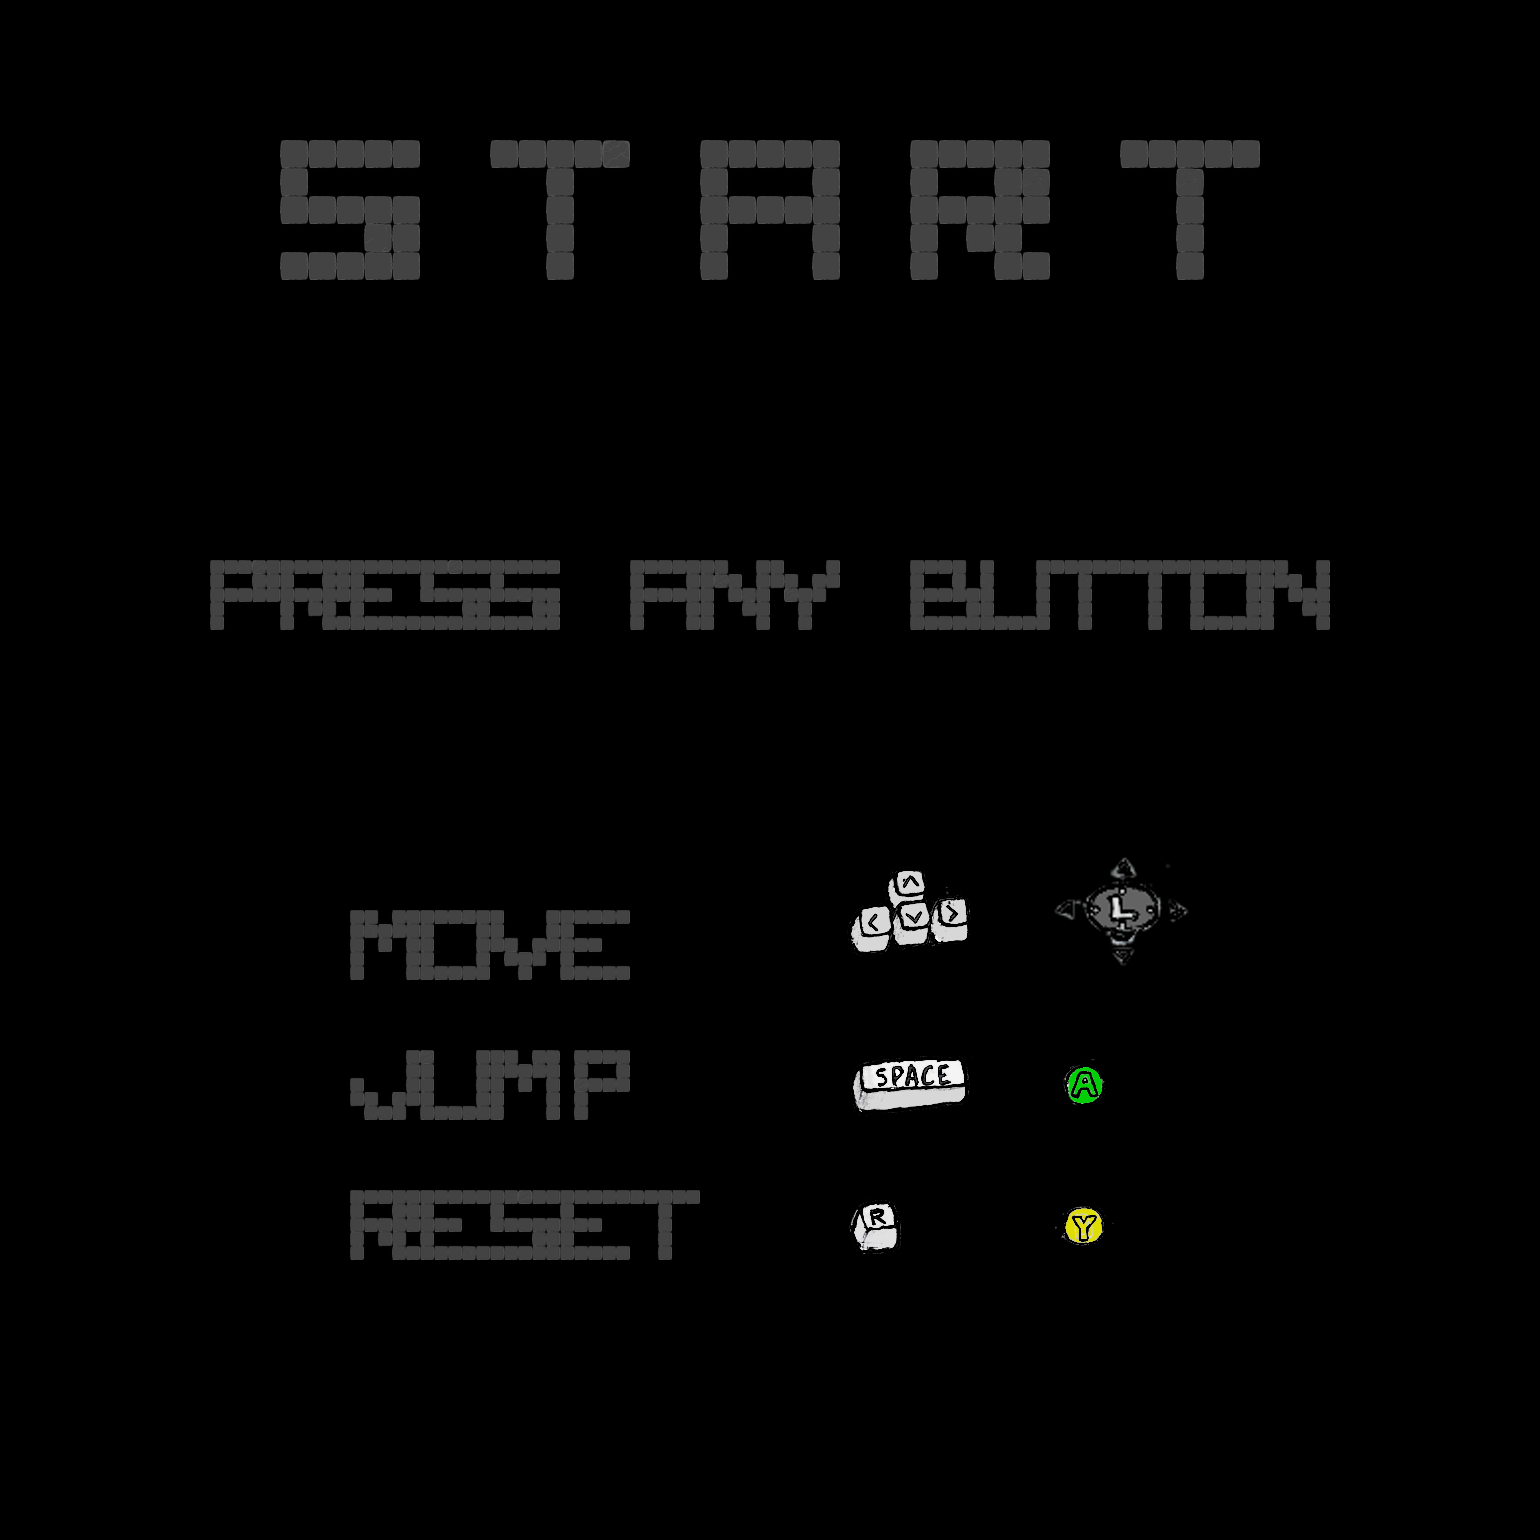

Rendered tile map (Tiled .tmx) drawn with the repository's tilesets; below, a short description and the full map source, tile grids included:
An orthogonal 22x22 tile map with 70x70 px tiles, 1 tile layer (Tile Layer 1), 3 tilesets.

<map version="1.0" orientation="orthogonal" renderorder="right-down" width="22" height="22" tilewidth="70" tileheight="70" nextobjectid="1">
 <tileset firstgid="1" name="text" tilewidth="70" tileheight="70" spacing="14" margin="14" tilecount="81">
  <image source="../gfx/gui/text.png" width="770" height="770" />
 </tileset>
 <tileset firstgid="82" name="text-medium" tilewidth="140" tileheight="140" spacing="28" margin="28" tilecount="81">
  <image source="../gfx/gui/text-medium.png" width="1540" height="1540" />
 </tileset>
 <tileset firstgid="163" name="buttons-sheet" tilewidth="70" tileheight="70" margin="10" tilecount="25">
  <image source="../gfx/gui/buttons-sheet.png" width="370" height="370" />
 </tileset>
 <layer name="Tile Layer 1" width="22" height="22">
  <data encoding="csv">
0,0,0,0,0,0,0,0,0,0,0,0,0,0,0,0,0,0,0,0,0,0,
0,0,0,0,0,0,0,0,0,0,0,0,0,0,0,0,0,0,0,0,0,0,
0,0,0,0,0,0,0,0,0,0,0,0,0,0,0,0,0,0,0,0,0,0,
0,0,0,0,82,0,0,83,0,0,84,0,0,85,0,0,86,0,0,0,0,0,
0,0,0,0,0,0,0,0,0,0,0,0,0,0,0,0,0,0,0,0,0,0,
0,0,0,0,0,0,0,0,0,0,0,0,0,0,0,0,0,0,0,0,0,0,
0,0,0,0,0,0,0,0,0,0,0,0,0,0,0,0,0,0,0,0,0,0,
0,0,0,0,0,0,0,0,0,0,0,0,0,0,0,0,0,0,0,0,0,0,
0,0,0,19,46,47,48,69,0,20,12,55,0,56,13,5,50,29,78,0,0,0,
0,0,0,0,0,0,0,0,0,0,0,0,0,0,0,0,0,0,0,0,0,0,
0,0,0,0,0,0,0,0,0,0,0,0,0,0,0,0,0,0,0,0,0,0,
0,0,0,0,0,0,0,0,0,0,0,0,0,0,0,0,0,0,0,0,0,0,
0,0,0,0,0,0,0,0,0,0,0,0,166,167,0,173,174,0,0,0,0,0,
0,0,0,0,0,28,29,30,31,0,0,0,171,172,0,178,179,0,0,0,0,0,
0,0,0,0,0,0,0,0,0,0,0,0,0,0,0,0,0,0,0,0,0,0,
0,0,0,0,0,37,38,39,40,32,0,0,168,169,0,163,0,0,0,0,0,0,
0,0,0,0,0,0,0,0,0,0,0,0,0,0,0,0,0,0,0,0,0,0,
0,0,0,0,0,46,47,48,49,50,0,0,170,0,0,164,0,0,0,0,0,0,
0,0,0,0,0,0,0,0,0,0,0,0,0,0,0,0,0,0,0,0,0,0,
0,0,0,0,0,0,0,0,0,0,0,0,0,0,0,0,0,0,0,0,0,0,
0,0,0,0,0,0,0,0,0,0,0,0,0,0,0,0,0,0,0,0,0,0,
0,0,0,0,0,0,0,0,0,0,0,0,0,0,0,0,0,0,0,0,0,0
</data>
 </layer>
</map>
